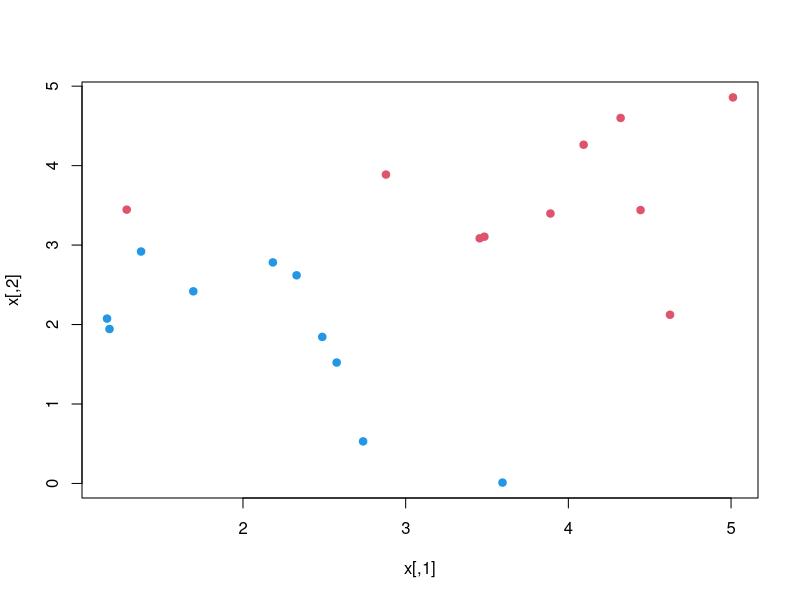
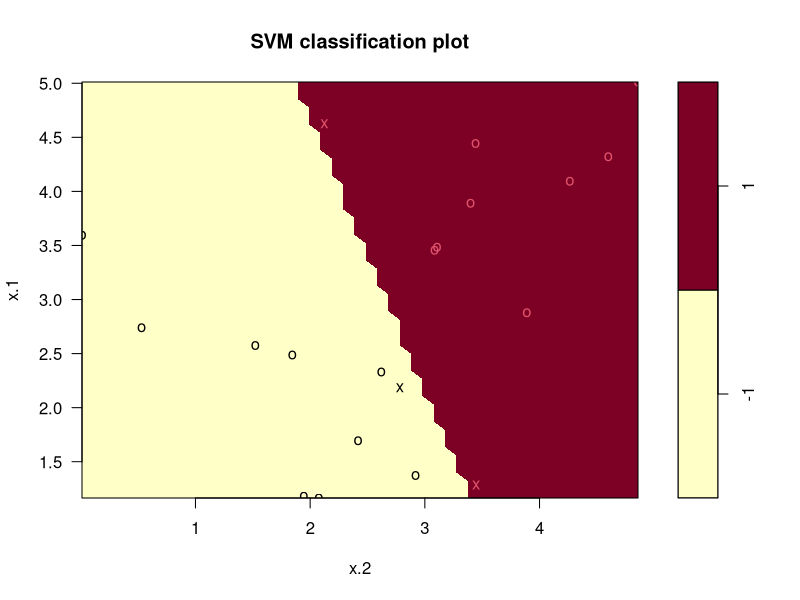
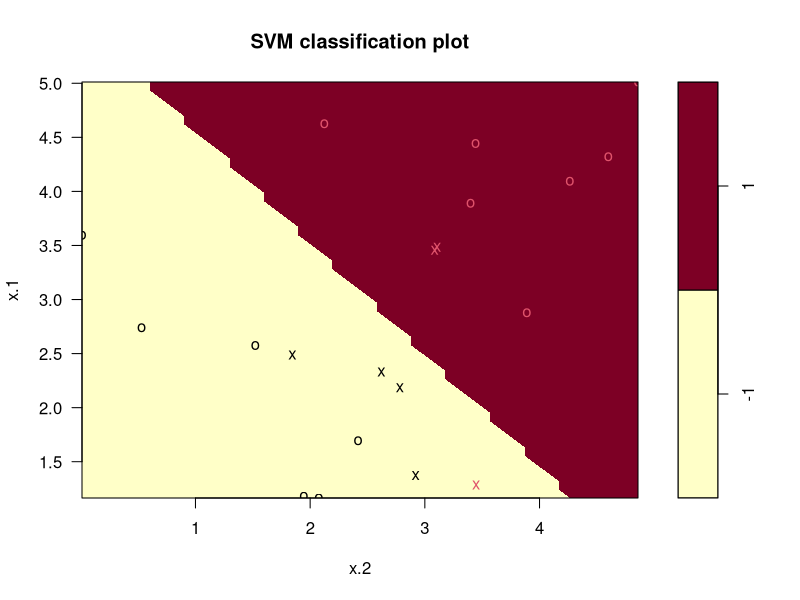

Recreate these plots in R, in order.
set.seed(1)
x <- matrix (rnorm (20*2,2) , ncol =2)
y <- c(rep (-1,10) , rep (1 ,10) )
x[y==1,] = x[y==1,] + 1

dat <- data.frame(x=x, y=as.factor (y))

library(e1071)

set.seed (1)
tune.out <- tune(svm, y~., data = dat ,kernel = 'linear',
                 ranges = list(cost=c(0.001 , 0.01, 0.1, 1,5,10,100)))

# Accees the Validation errors:
summary (tune.out)

# Acces best model: 
bestmod <- tune.out$best.model
summary(bestmod)

# Predict scores:
xtest <- matrix (rnorm (20*2) , ncol =2)
ytest <- sample (c(-1,1) , 20, rep=TRUE)
xtest[ytest==1,] <- xtest[ytest==1,] + 1
testdat <- data.frame (x = xtest , y = as.factor(ytest))
ypred <- predict(bestmod, data=testdat)
table(predict =ypred, truth = testdat$y)

# Alternative model with cost = 0.01
svmfit=svm(y~., data=dat, kernel="linear", cost=.01,scale=FALSE)
ypred <- predict(svmfit, data=testdat)
table(predict = ypred, truth = testdat$y)

# Linear Seperable case:
x[y==1,] <- x[y==1,] + 0.5
plot(x, col = (3-y), pch = 19)

dat <- data.frame(x = x, y = as.factor (y))
svmfit <- svm(y~., data = dat , kernel = "linear", cost = 1e5)
summary(svmfit)
plot(svmfit, dat)

svmfit <- svm(y~., data = dat , kernel = "linear", cost = 1)
summary(svmfit)
plot(svmfit, dat)


